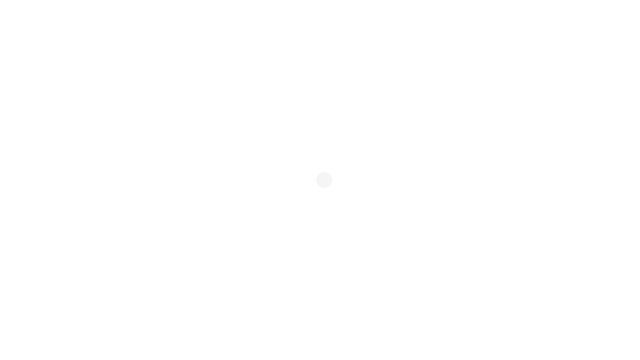
Frame 1 (no input)
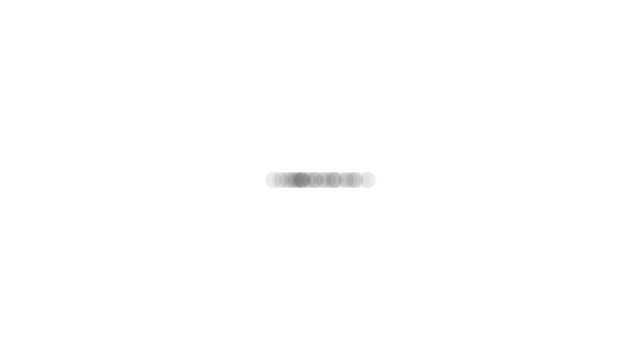
Frame 60 (the mouse pressed at the canvas centre just before this capture)
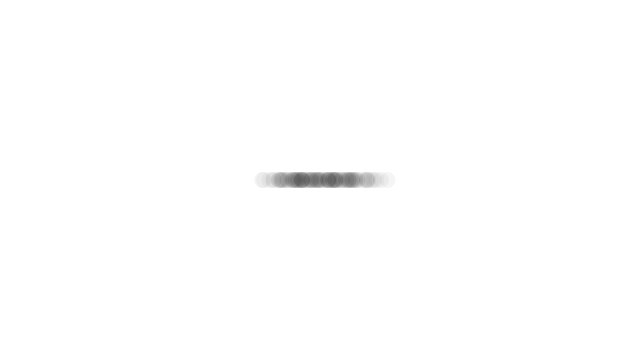
Frame 120 (the mouse held since frame 60 and released just before this capture)

The Processing sketch that drew these frames (run headless with seeded random() and noise(); from frame 60 on, the mouse is pressed at the canvas centre):

// Processing sketch: NOC_I_4_Gaussian
// ── NOC_I_4_Gaussian.pde
// The Nature of Code
// Daniel Shiffman
// http://natureofcode.com

void setup() {
  size(640, 360);
  background(255);
}

void draw() {

  // Get a gaussian random number w/ mean of 0 and standard deviation of 1.0
  float xloc = randomGaussian();      // 가우시안 분포에서 값을 추출

  float sd = 30;                // 표준편차 Define a standard deviation
  float mean = width/2;         // 화면 가운데  Define a mean value (middle of the screen along the x-axis)
  xloc = ( xloc * sd ) + mean;  // Scale the gaussian random number by standard deviation and mean

  fill(0, 10);    // arg1 : gray, arg1 : alpha
  noStroke();      // 테두리 없음
  ellipse(xloc, height/2, 16, 16);   // Draw an ellipse at our "normal" random position
}
